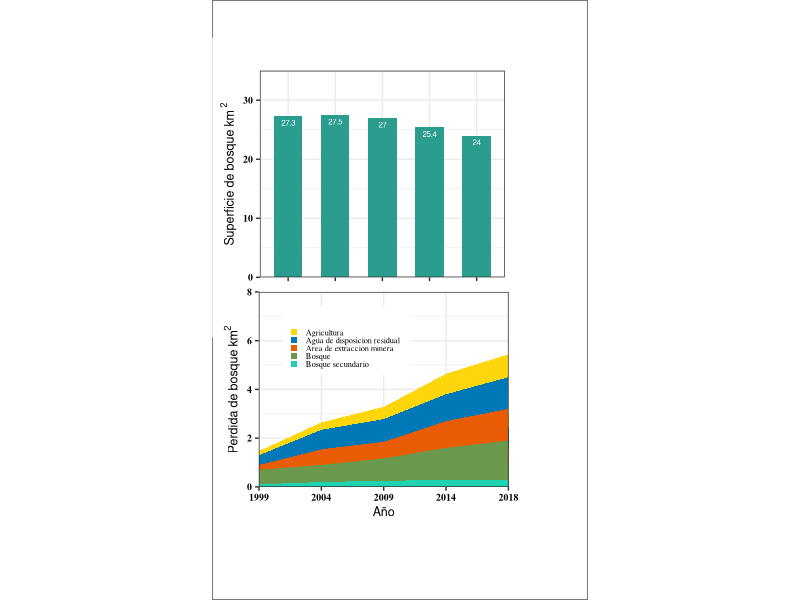
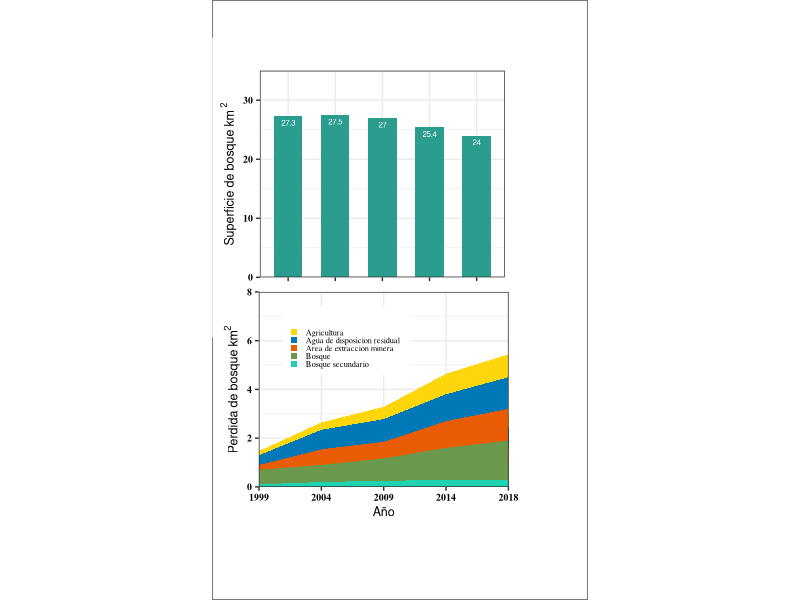

Here is the R script that generated these plots, in order:


df2 <- data.frame(
                  Año=rep(c("1999", "2004", "2009", "2014", "2018")),
                  Perdida=c(27.3, 27.5, 27, 25.4, 24))

head(df2)
library(ggplot2)
Barplot= ggplot(df2, aes(x = Año, y = Perdida))+
  geom_col(fill = "#2a9d8f", width = 0.6)+
  geom_text(aes(label = Perdida), vjust = 1.6, color = "white", size=2)+
  scale_y_continuous(limits = c(0, 35), expand = c(0, 0))+
  theme_bw()+
  theme(panel.background = element_rect(fill = "white"),
        panel.border = element_rect( color = "grey20", fill = NA, size = 0.5),
        axis.text.y  = element_text(face="bold", color="black",
                                    family="serif",size=7),
        axis.text.x = element_blank(),
        axis.title = element_text(color="black",size = 9),
        legend.position = "none",
        plot.caption = element_text(size = 8, 
                                    face = "italic",
                                    color = "#606F7B",
                                    margin = margin(t = 15)),
       )+
  labs(x = "", y = expression('Superficie de bosque km '^2),
       title = "",caption = "")


# Packages
library(ggplot2)
library(dplyr)



# create data
time <- as.numeric(rep(seq(1,5),each=5))  # x Axis
value <- c(0.10, 0.17, 0.20, 0.40, 0.6,
           0.20, 0.30, 0.64, 0.80, 0.70,
           0.25, 0.50, 0.68, 0.93, 0.92,
           0.28, 0.84, 1.10, 1.10, 1.32,
           0.28, 0.94, 1.30, 1.30, 1.62)               # y Axis
group <- c("Bosque secundario", "Agricultura", "Area de extraccion minera", "Agua de disposicion residual" ,"Bosque",
           "Bosque secundario", "Agricultura", "Area de extraccion minera", "Agua de disposicion residual" ,"Bosque",
           "Bosque secundario", "Agricultura", "Area de extraccion minera", "Agua de disposicion residual" ,"Bosque",
           "Bosque secundario", "Agricultura", "Area de extraccion minera", "Agua de disposicion residual" ,"Bosque",
           "Bosque secundario", "Agricultura", "Area de extraccion minera", "Agua de disposicion residual" ,"Bosque")      
data <- data.frame(time, value, group)

data 

# stacked area chart
Areaplot= ggplot(data, aes(x=time, y=value, fill=group)) + 
  geom_area()+
  scale_x_discrete(limit = c("1", "2","3","4","5"), expand = c(0, 0),
                   labels = c("1999", "2004", "2009", "2014", "2018"))+
  scale_y_continuous(limits = c(0, 8), expand = c(0, 0))+
  theme_bw()+
  theme(panel.background = element_rect(fill = NA),
        panel.border = element_rect( color = "grey20", fill = NA, size = 0.5),
        axis.text.y  = element_text(face="bold", color="black",
                                    family="serif",size=7),
        axis.text.x  = element_text(face="bold", color="black",
                                    family="serif",size=7),
        axis.title = element_text(size = 9),
        legend.position = c(0.35, 0.75),
        legend.text=element_text(size=6, family="serif"),
        legend.title = element_text(size=6, family="serif", face='bold',hjust=0.5),
        legend.key.size = unit(0.2, "cm"), #alto de cuadrados de referencia
        legend.key.width = unit(0.2,"cm"), #ancho de cuadrados de referencia 
        plot.caption = element_text(size = 8, 
                                    face = "italic",
                                    color = "#606F7B",
                                    margin = margin(t = 15)),
        plot.background = element_rect(fill = NA, color=NA),
    
  )+
  labs(x = "Año", y = expression('Perdida de bosque km'^2),
       title = "",caption = "")+
  scale_fill_manual(values = c("#ffd60a", "#0077b6","#e85d04", "#6a994e","#1dd3b0"),
                    name="") 

library(cowplot)
Expo = ggdraw() +
  coord_equal(xlim = c(0, 10), ylim = c(0, 16), expand = FALSE) +
  
  draw_plot(Barplot , width = 8, height = 8,x = 0, y = 7)+
  draw_plot(Areaplot, width = 8, height = 8,x = 0.1, y = 1.1)+
  
  
  
  theme(panel.background = element_rect(fill = "white"))

Expo

ggsave(plot=Expo ,"Grafico estadistico.png",units = "cm",width = 10, #ancho
       height = 16, #alargo
       dpi=1200)
